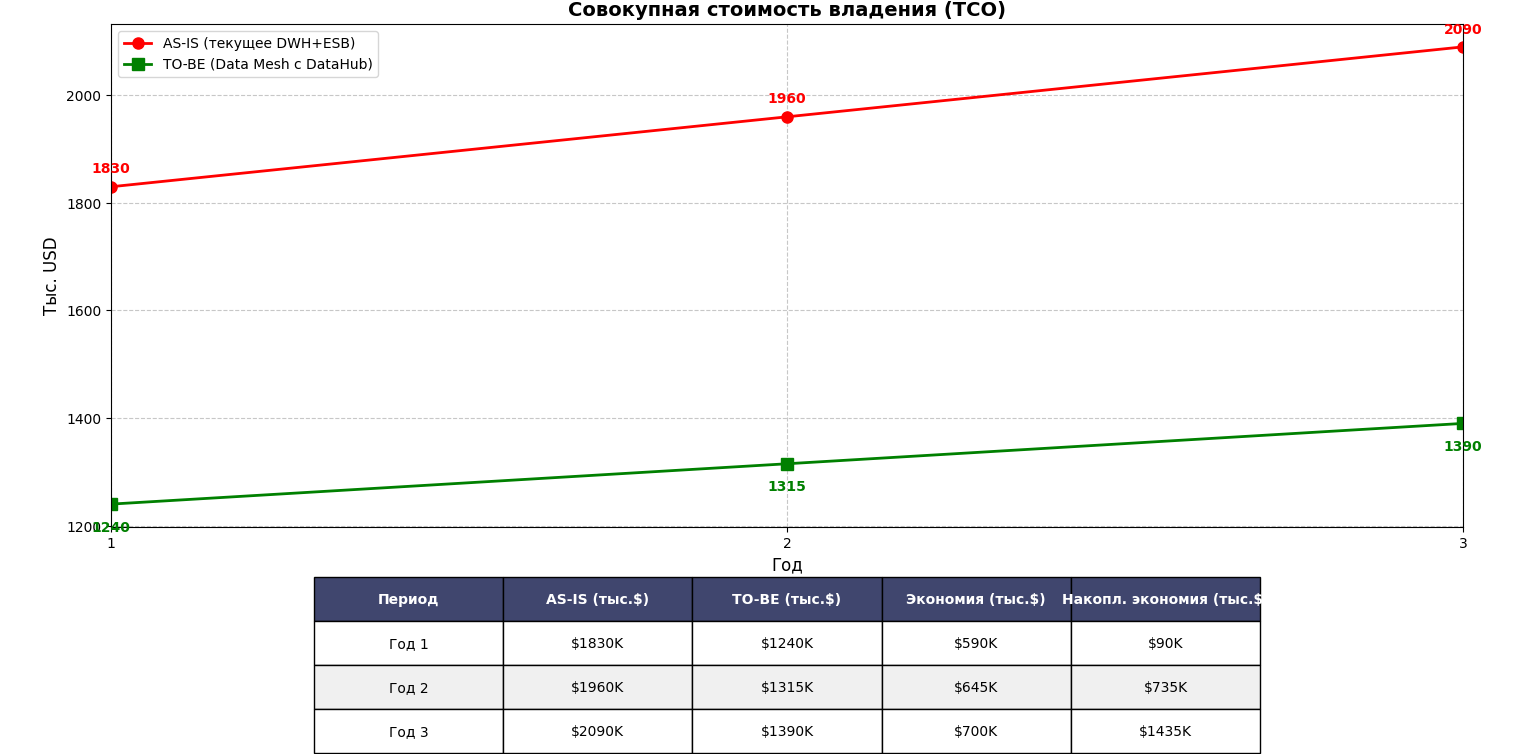

Here is the Python script that generated this plot:
import pandas as pd
import matplotlib.pyplot as plt

years = [1, 2, 3]
as_is = {
    "Инфраструктура": [480, 520, 560],
    "Лицензии": [320, 340, 360],
    "Сопровождение": [850, 900, 950],
    "Потери аналитиков": [180, 200, 220]
}
to_be = {
    "Инфраструктура": [380, 410, 440],
    "Лицензии": [100, 110, 120],
    "Сопровождение": [720, 750, 780],
    "Потери аналитиков": [40, 45, 50]
}
migration_cost = 500
df_as_is = pd.DataFrame(as_is, index=[f"Год {y}" for y in years])
df_to_be = pd.DataFrame(to_be, index=[f"Год {y}" for y in years])

df_as_is["Итого"] = df_as_is.sum(axis=1)
df_to_be["Итого"] = df_to_be.sum(axis=1)


savings = df_as_is["Итого"] - df_to_be["Итого"]
cumulative_savings = savings.cumsum() - migration_cost


fig, ax = plt.subplots(figsize=(12, 6))

ax.plot(years, df_as_is["Итого"], 'r-o', linewidth=2, markersize=8, label='AS-IS (текущее DWH+ESB)')
ax.plot(years, df_to_be["Итого"], 'g-s', linewidth=2, markersize=8, label='TO-BE (Data Mesh с DataHub)')
ax.set_xlabel('Год', fontsize=12)
ax.set_ylabel('Тыс. USD', fontsize=12)
ax.set_title('Совокупная стоимость владения (TCO)', fontsize=14, fontweight='bold')
ax.legend()
ax.grid(True, linestyle='--', alpha=0.7)
ax.set_xticks(years)

for x, y in zip(years, df_as_is["Итого"]):
    ax.text(x, y+20, f'{y}', ha='center', va='bottom', color='red', fontweight='bold')
for x, y in zip(years, df_to_be["Итого"]):
    ax.text(x, y-30, f'{y}', ha='center', va='top', color='green', fontweight='bold')

table_data = []
for y, as_val, to_val, sav, cum in zip(years, df_as_is["Итого"], df_to_be["Итого"], savings, cumulative_savings):
    table_data.append([f"Год {y}", f"${as_val}K", f"${to_val}K", f"${sav}K", f"${cum}K"])

columns = ["Период", "AS-IS (тыс.$)", "TO-BE (тыс.$)", "Экономия (тыс.$)", "Накопл. экономия (тыс.$)"]
table_data.insert(0, columns)

plt.subplots_adjust(bottom=0.35)

# Размещение таблицы
table = plt.table(cellText=table_data, cellLoc='center', loc='bottom',
                  bbox=[0.15, -0.45, 0.7, 0.35])
table.auto_set_font_size(False)
table.set_fontsize(10)
table.scale(1, 1.5)

for (row, col), cell in table.get_celld().items():
    if row == 0:
        cell.set_facecolor('#40466e')
        cell.set_text_props(color='white', fontweight='bold')
    elif row % 2 == 0:
        cell.set_facecolor('#f0f0f0')

ax.set_xlim(years[0], years[-1])

plt.show()
